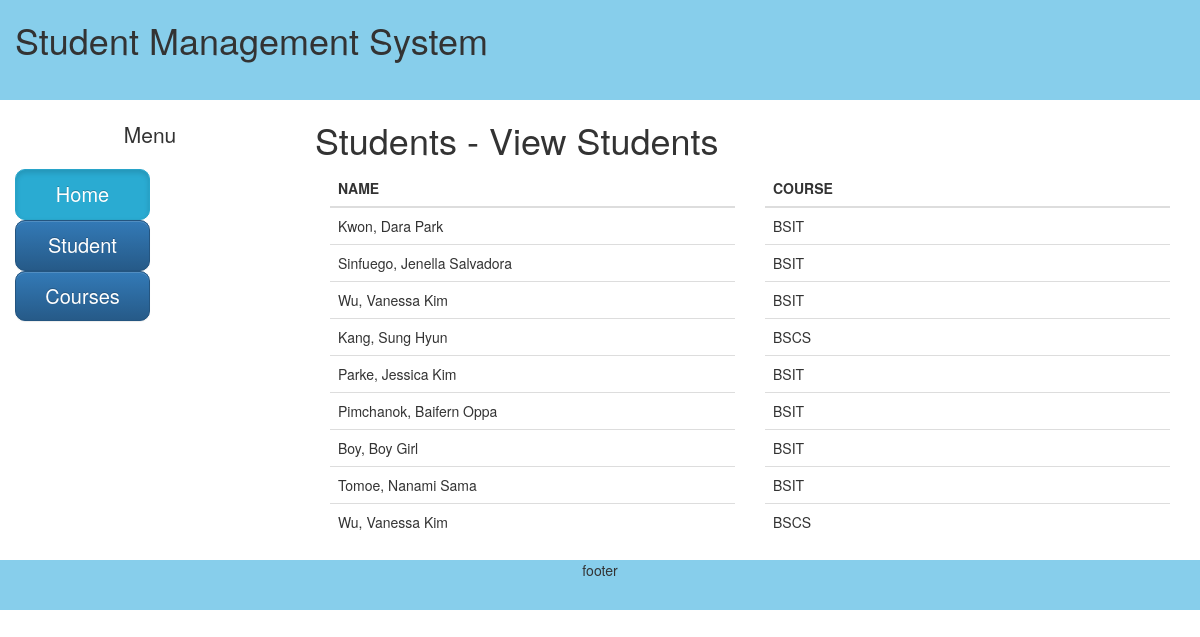
The page / on the database its author committed.
### tables this page shows
CREATE TABLE `student` (
  `idno` varchar(20) NOT NULL,
  `lname` varchar(20) NOT NULL,
  `fname` varchar(20) NOT NULL,
  `mname` varchar(20) NOT NULL,
  `course` varchar(20) NOT NULL,
  `sex` varchar(10) NOT NULL
);

### application/controllers/boot.php (called while the page is built, shortened)
<?php
class boot extends CI_Controller {
	public function __construct(){
		$this->load->model('students_model','student');
		$this->load->model('course','course');
	}
	public function index()
	{
		$rs = $this->student->read();
		$data['students']=$rs;
		$header_data['title']="home";
		$this->load->view('include/header',$header_data);
		$this->load->view('students/contents2',$data);
		$this->load->view('include/footer');
	}
}

### index.php (called while the page is built, shortened)
<?php
require_once BASEPATH.'core/CodeIgniter.php';

### application/models/students_model.php (called while the page is built, shortened)
<?php
class Students_model extends CI_Model {
	private $table = "student";
	public function read($condition=null){
		$this->db->select('*');
		$this->db->from($this->table);
		$query=$this->db->get();
		return $query->result_array();
	}
}

### application/views/students/contents2.php (the view)
<div class= "container-fluid">
	<div class="row">
		<div class="col-md-12 header">
			<h1> Student Management System </h1>
		</div>
	</div>
	<div class="row">
		<div class = "col-md-3">
			<center><h1 class= "lead"> Menu </h1></center>
			<div class="">
				<a href="index" class="btn btn-info active btn-block">Home</a>
			</div>
			 <div class="">
				<a href="students" class="btn btn-primary btn-block">Student</a>
			</div>
			 <div class="">
				<a href="courses" class="btn btn-primary  btn-block">Courses</a>
			</div>
		</div>
		<div class="col-md-9 contents">
			<h1>Students - View Students</h1>
		<div class="col-md-6">
			<table class="table table-stripped">
			<thead>
					<tr>
							<th>NAME</th>
					</tr>
			</thead>
			<tbody>
				<?php
						foreach($students as $s){
							echo '	<tr>
									<td>'.$s['lname'].', '.$s['fname'].' '.$s['mname'].'</td>
						</tr>
							';
				}
				?>
				</tbody>
			</table>
		</div>
		<div class="col-md-6">
			<table class="table table-stripped">
			<thead>
					<tr>
							<th>COURSE</th>
					</tr>
			</thead>
			<tbody>
				<?php
						foreach($students as $s){
							echo '	<tr>
								<td>'.$s['course'].'</td>
						</tr>
							';
				}
				?>
				</tbody>
			</table>
		</div>
		</div>
	</div>
	<div class="row">
		<div class="col-md-12 text-center footer">
			<p> footer </p>
		</div>
	</div>
</div>

### application/views/include/header.php (shortened to what this page needs)
<!DOCTYPE html>
<html lang="en">
<head>
	<link href="<?php echo base_url('bootstrap/css/bootstrap.css'); ?>" rel="stylesheet" type="text/css" />
	<link href="<?php echo base_url('bootstrap/css/bootstrap-theme.css'); ?>" rel="stylesheet" type="text/css" />
	<link href="<?php echo base_url('assets/css/bs.css'); ?>" rel="stylesheet" type="text/css" />
</head>
<body>

### assets/css/bs.css (style rules this page uses)
.header { background-color: skyblue; height: 100px; }
.footer { background-color: skyblue; height: 50px; }
.btn { padding: 10px 20px; font-size: 20px; border-radius: 10px; width: 50% }

### rows shown on the page
student: lname "Kwon", fname "Dara", mname "Park", course "BSIT"
student: lname "Sinfuego", fname "Jenella", mname "Salvadora", course "BSIT"
student: lname "Wu", fname "Vanessa", mname "Kim", course "BSIT"
student: lname "Kang", fname "Sung", mname "Hyun", course "BSCS"
student: lname "Parke", fname "Jessica", mname "Kim", course "BSIT"
student: lname "Pimchanok", fname "Baifern", mname "Oppa", course "BSIT"
student: lname "Boy", fname "Boy", mname "Girl", course "BSIT"
student: lname "Tomoe", fname "Nanami", mname "Sama", course "BSIT"
student: lname "Wu", fname "Vanessa", mname "Kim", course "BSCS"
